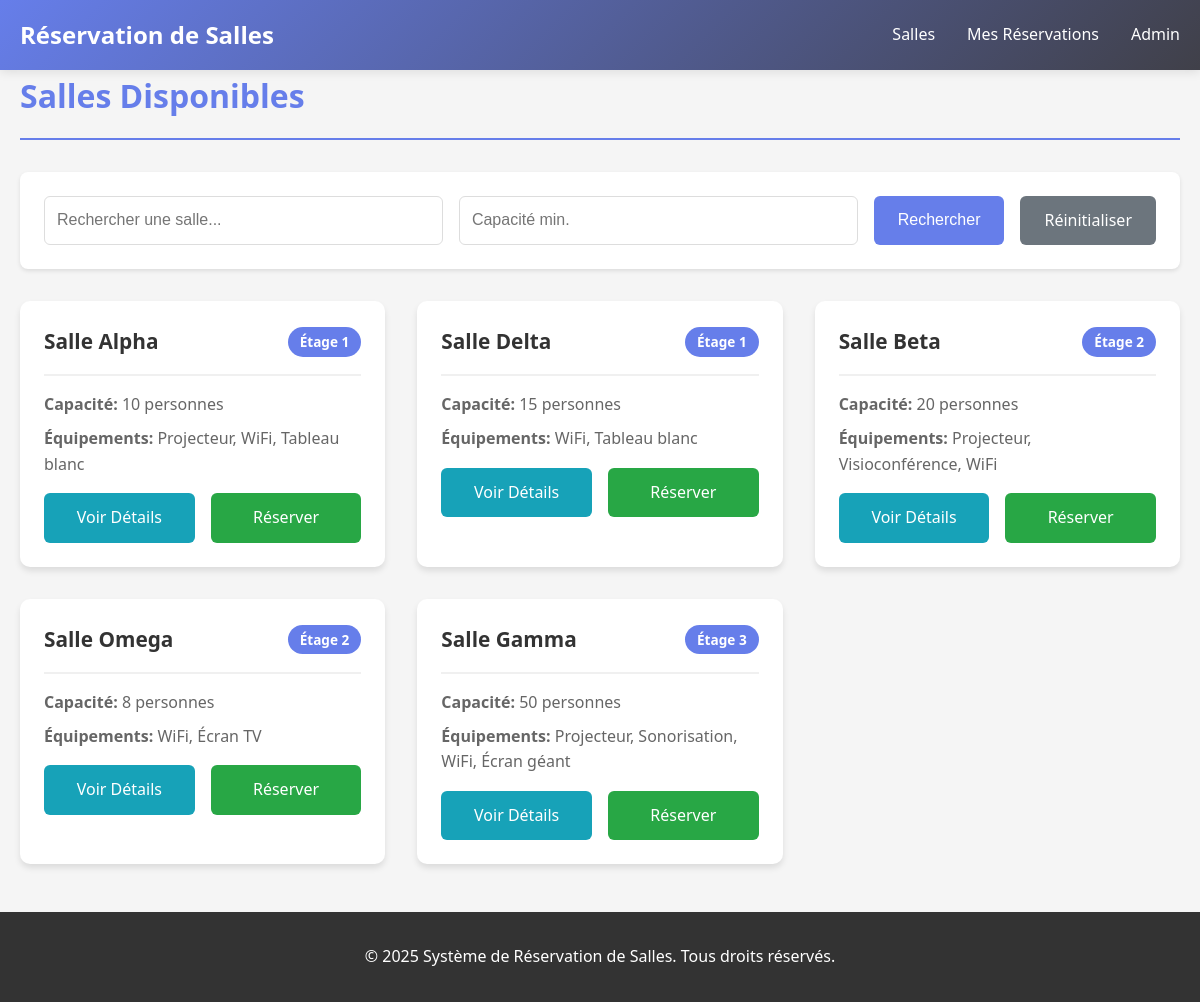
The app's page /salles/ with its own data.
### Salles/models.py (models this page shows, shortened)
class Salle(models.Model):
    nom = models.CharField(max_length=100, verbose_name="Nom de la salle")
    capacite = models.IntegerField(verbose_name="Capacité")
    equipements = models.TextField(verbose_name="Équipements disponibles")
    etage = models.IntegerField(verbose_name="Étage")
    image_url = models.URLField(blank=True, verbose_name="URL de l'image")
    class Meta:
        verbose_name = "Salle"
        verbose_name_plural = "Salles"

### Salles/views.py (the view)
# urls.py: path('', views.liste_salles, name='liste_salles'),
def liste_salles(request):
    salles = Salle.objects.all().order_by('etage', 'nom')
    search = request.GET.get('search', '')
    if search:
        salles = salles.filter(
            Q(nom__icontains=search) |
            Q(equipements__icontains=search)
        )
    capacite_min = request.GET.get('capacite', '')
    if capacite_min:
        salles = salles.filter(capacite__gte=capacite_min)
    context = {
        'salles': salles,
        'search': search,
        'capacite_min': capacite_min,
    }
    return render(request, 'Salles/liste_salles.html', context)

### Salles/templates/Salles/liste_salles.html (shortened to what this page needs)
{% extends 'Salles/base.html' %}
{% block content %}
<div class="page-header">
    <h2>Salles Disponibles</h2>
</div>
<div class="filters">
    <form method="get" class="filter-form">
        <input type="text" name="search" placeholder="Rechercher une salle..."
               value="{{ search }}" class="search-input">
        <input type="number" name="capacite" placeholder="Capacité min."
               value="{{ capacite_min }}" class="search-input" min="1">
        <button type="submit" class="btn btn-primary">Rechercher</button>
        <a href="{% url 'salles:liste_salles' %}" class="btn btn-secondary">Réinitialiser</a>
    </form>
</div>
<div class="salles-grid">
    {% if salles %}
        {% for salle in salles %}
        <div class="salle-card">
            <div class="salle-header">
                <h3>{{ salle.nom }}</h3>
                <span class="badge">Étage {{ salle.etage }}</span>
            </div>
            <div class="salle-body">
                <p><strong>Capacité:</strong> {{ salle.capacite }} personnes</p>
                <p><strong>Équipements:</strong> {{ salle.equipements }}</p>
            </div>
            <div class="salle-footer">
                <a href="{% url 'salles:detail_salle' salle.id %}" class="btn btn-info">
                    Voir Détails
                </a>
                <a href="{% url 'salles:reserver' salle.id %}" class="btn btn-success">
                    Réserver
                </a>
            </div>
        </div>
        {% endfor %}
    {% else %}
        <p class="no-results">Aucune salle trouvée.</p>
    {% endif %}
</div>
{% endblock %}

### Salles/static/Salles/css/style.css (style rules this page uses)
* { margin: 0; padding: 0; box-sizing: border-box; }
body { font-family: 'Segoe UI', Tahoma, Geneva, Verdana, sans-serif; background-color: #f5f5f5; color: #333; line-height: 1.6; }
.page-header { display: flex; justify-content: space-between; align-items: center; margin-bottom: 2rem; padding-bottom: 1rem; border-bottom: 2px solid #667eea; }
.page-header h2 { color: #667eea; font-size: 2rem; }
.filters { background: white; padding: 1.5rem; border-radius: 8px; margin-bottom: 2rem; box-shadow: 0 2px 4px rgba(0,0,0,0.1); }
.filter-form { display: flex; gap: 1rem; flex-wrap: wrap; }
.search-input { flex: 1; min-width: 200px; padding: 0.75rem; border: 1px solid #ddd; border-radius: 6px; font-size: 1rem; }
.btn { padding: 0.75rem 1.5rem; border: none; border-radius: 6px; cursor: pointer; font-size: 1rem; text-decoration: none; display: inline-block; transition: all 0.3s; text-align: center; }
.btn-primary { background-color: #667eea; color: white; }
.btn-secondary { background-color: #6c757d; color: white; }
.btn-success { background-color: #28a745; color: white; }
.btn-info { background-color: #17a2b8; color: white; }
.salles-grid { display: grid; grid-template-columns: repeat(auto-fill, minmax(300px, 1fr)); gap: 2rem; }
.salle-card { background: white; border-radius: 10px; padding: 1.5rem; box-shadow: 0 4px 6px rgba(0,0,0,0.1); transition: transform 0.3s, box-shadow 0.3s; }
.salle-header { display: flex; justify-content: space-between; align-items: center; margin-bottom: 1rem; padding-bottom: 1rem; border-bottom: 2px solid #f0f0f0; }
.salle-header h3 { color: #333; font-size: 1.3rem; }
.badge { padding: 0.25rem 0.75rem; border-radius: 20px; font-size: 0.85rem; font-weight: 600; background-color: #667eea; color: white; }
.salle-body { margin-bottom: 1rem; }
.salle-body p { margin-bottom: 0.5rem; color: #666; }
.salle-footer { display: flex; gap: 1rem; }
.salle-footer .btn { flex: 1; }

### records on screen
Salle: nom "Salle Alpha", etage "1", capacite "10", equipements "Projecteur, WiFi, Tableau blanc"
Salle: nom "Salle Delta", etage "1", capacite "15", equipements "WiFi, Tableau blanc"
Salle: nom "Salle Beta", etage "2", capacite "20", equipements "Projecteur, Visioconférence, WiFi"
Salle: nom "Salle Omega", etage "2", capacite "8", equipements "WiFi, Écran TV"
Salle: nom "Salle Gamma", etage "3", capacite "50", equipements "Projecteur, Sonorisation, WiFi, Écran géant"
